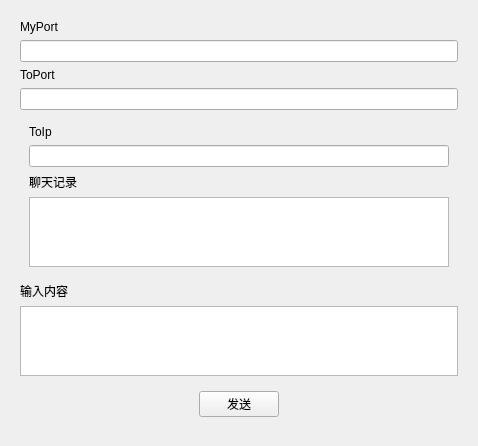
<?xml version="1.0" encoding="UTF-8"?>
<ui version="4.0">
 <class>Udp2</class>
 <widget class="QWidget" name="Udp2">
  <property name="geometry">
   <rect>
    <x>0</x>
    <y>0</y>
    <width>478</width>
    <height>394</height>
   </rect>
  </property>
  <property name="windowTitle">
   <string>Form</string>
  </property>
  <layout class="QVBoxLayout" name="verticalLayout_4">
   <item>
    <widget class="QWidget" name="widget" native="true">
     <layout class="QVBoxLayout" name="verticalLayout_8">
      <item>
       <widget class="QWidget" name="widget_5" native="true">
        <layout class="QVBoxLayout" name="verticalLayout_5">
         <property name="leftMargin">
          <number>0</number>
         </property>
         <property name="topMargin">
          <number>0</number>
         </property>
         <property name="rightMargin">
          <number>0</number>
         </property>
         <property name="bottomMargin">
          <number>0</number>
         </property>
         <item>
          <widget class="QLabel" name="label">
           <property name="text">
            <string>MyPort</string>
           </property>
          </widget>
         </item>
         <item>
          <widget class="QLineEdit" name="myPort"/>
         </item>
        </layout>
       </widget>
      </item>
      <item>
       <widget class="QWidget" name="widget_6" native="true">
        <layout class="QVBoxLayout" name="verticalLayout_6">
         <property name="leftMargin">
          <number>0</number>
         </property>
         <property name="topMargin">
          <number>0</number>
         </property>
         <property name="rightMargin">
          <number>0</number>
         </property>
         <property name="bottomMargin">
          <number>0</number>
         </property>
         <item>
          <widget class="QLabel" name="label_2">
           <property name="text">
            <string>ToPort</string>
           </property>
          </widget>
         </item>
         <item>
          <widget class="QLineEdit" name="toPort"/>
         </item>
        </layout>
       </widget>
      </item>
      <item>
       <widget class="QWidget" name="widget_7" native="true">
        <layout class="QVBoxLayout" name="verticalLayout">
         <item>
          <widget class="QLabel" name="label_3">
           <property name="text">
            <string>ToIp</string>
           </property>
          </widget>
         </item>
         <item>
          <widget class="QLineEdit" name="toIp"/>
         </item>
         <item>
          <widget class="QWidget" name="widget_2" native="true">
           <layout class="QVBoxLayout" name="verticalLayout_2">
            <property name="leftMargin">
             <number>0</number>
            </property>
            <property name="topMargin">
             <number>0</number>
            </property>
            <property name="rightMargin">
             <number>0</number>
            </property>
            <property name="bottomMargin">
             <number>0</number>
            </property>
            <item>
             <widget class="QLabel" name="label_4">
              <property name="text">
               <string>聊天记录</string>
              </property>
             </widget>
            </item>
            <item>
             <widget class="QTextEdit" name="record">
              <property name="readOnly">
               <bool>true</bool>
              </property>
             </widget>
            </item>
           </layout>
          </widget>
         </item>
        </layout>
       </widget>
      </item>
      <item>
       <widget class="QWidget" name="widget_3" native="true">
        <layout class="QVBoxLayout" name="verticalLayout_3">
         <property name="leftMargin">
          <number>0</number>
         </property>
         <property name="topMargin">
          <number>0</number>
         </property>
         <property name="rightMargin">
          <number>0</number>
         </property>
         <property name="bottomMargin">
          <number>0</number>
         </property>
         <item>
          <widget class="QLabel" name="label_5">
           <property name="text">
            <string>输入内容</string>
           </property>
          </widget>
         </item>
         <item>
          <widget class="QTextEdit" name="input"/>
         </item>
        </layout>
       </widget>
      </item>
      <item>
       <widget class="QWidget" name="widget_4" native="true">
        <layout class="QHBoxLayout" name="horizontalLayout_2">
         <item>
          <spacer name="horizontalSpacer">
           <property name="orientation">
            <enum>Qt::Horizontal</enum>
           </property>
           <property name="sizeHint" stdset="0">
            <size>
             <width>40</width>
             <height>20</height>
            </size>
           </property>
          </spacer>
         </item>
         <item>
          <widget class="QPushButton" name="sendBtn">
           <property name="text">
            <string>发送</string>
           </property>
          </widget>
         </item>
         <item>
          <spacer name="horizontalSpacer_2">
           <property name="orientation">
            <enum>Qt::Horizontal</enum>
           </property>
           <property name="sizeHint" stdset="0">
            <size>
             <width>40</width>
             <height>20</height>
            </size>
           </property>
          </spacer>
         </item>
        </layout>
       </widget>
      </item>
     </layout>
    </widget>
   </item>
  </layout>
 </widget>
 <resources/>
 <connections/>
</ui>
